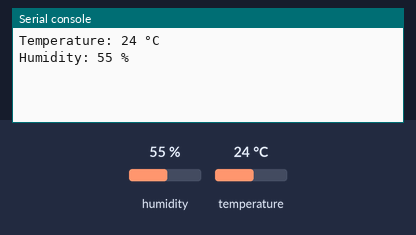
Simulated run of this program. Board: MicroPython board. Parts: the last lines printed to the serial console. The test bench sets the inputs (shaded band); at power-on: humidity 55 %, temperature 24 °C.

Above: at 1.2 s.
1.3 s: humidity set to 22 %
At 2.4 s:
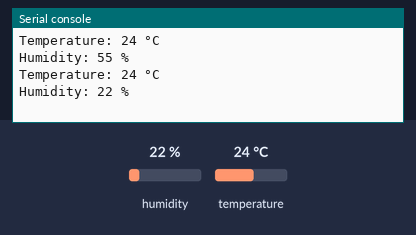
4.0 s: temperature set to 12 °C
At 4.8 s:
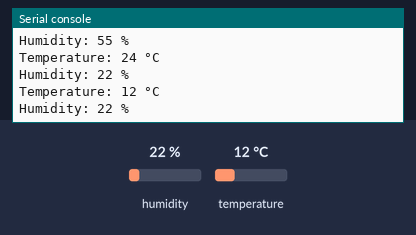
6.7 s: humidity set to 40 %
At 9.5 s:
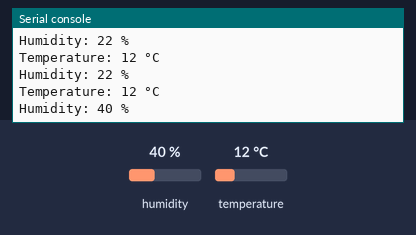
Timing chart, 0 to 11.0 s (numbered marks = the images above; inputs shaded):
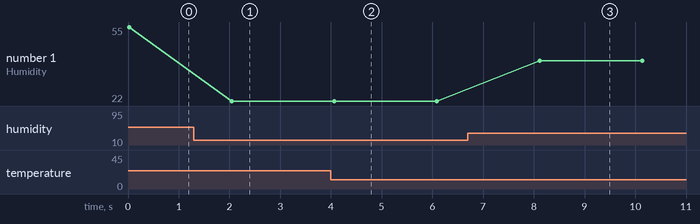

The program:

oh.py
```python
import machine
import dht
import time

sensor = dht.DHT11(machine.Pin(0))  # Nastav pin 14 pro DHT11

while True:
    sensor.measure()  # Spusť měření
    print("Temperature:", sensor.temperature(), "°C")
    print("Humidity:", sensor.humidity(), "%")
    time.sleep(2)  # Pauza mezi měřeními
```

Measured:
- after the input at 1.3 s, the serial console: prints a new line after 0.75 s (image 1)
- after the input at 4.0 s, the serial console: prints a new line after 0.07 s (image 2)
- after the input at 6.7 s, the serial console: prints a new line after 1.4 s (image 3)
- plotted number 1: 55 → 22 after the input at 1.3 s, 22 → 40 after the input at 6.7 s
